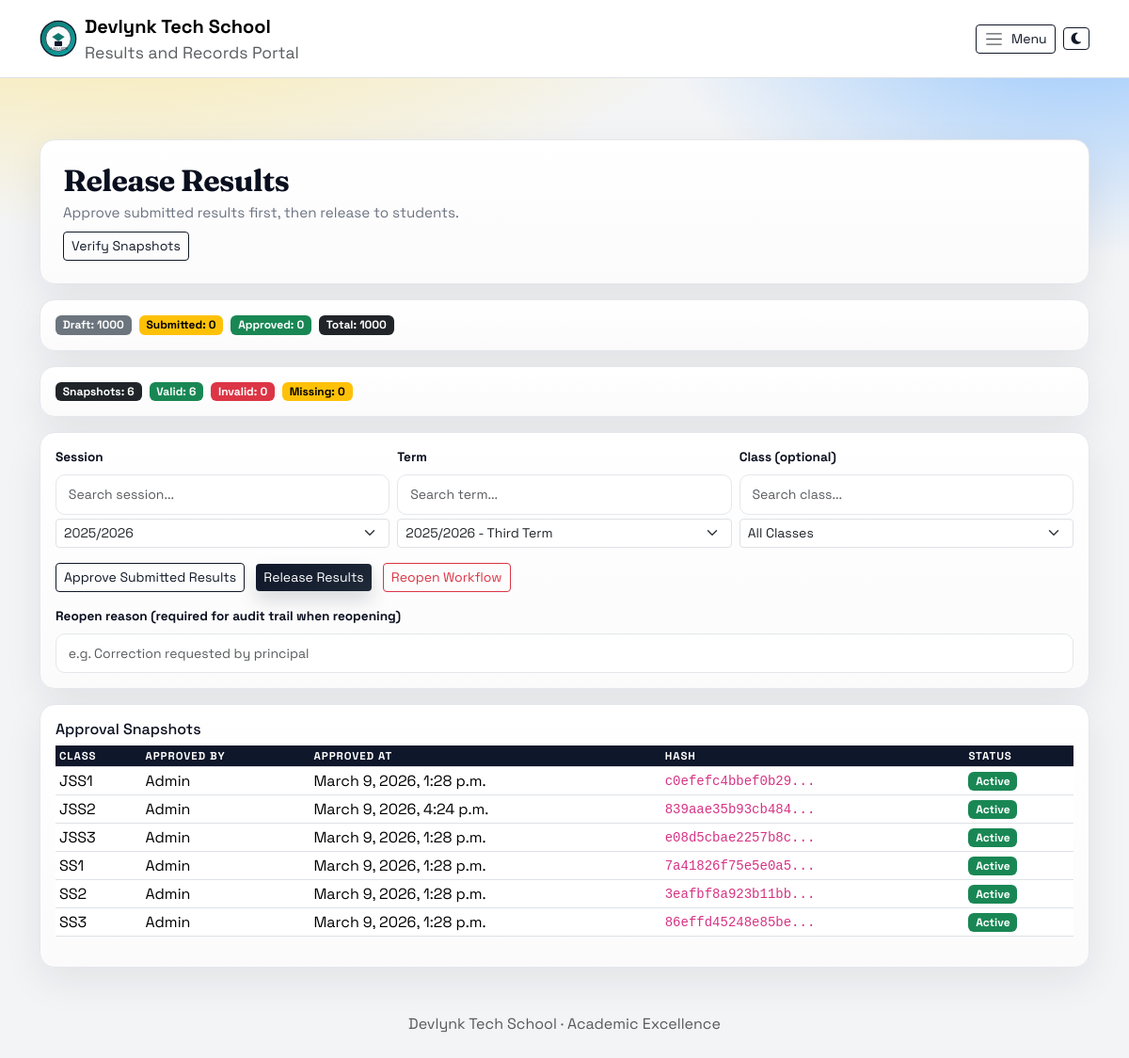
The page /results/release/ (signed in) on the database its author committed.
### accounts/models.py (models this page shows, shortened)
class SchoolBranding(models.Model):
    GRADING_TEMPLATE_CUSTOM = "custom"
    GRADING_TEMPLATE_WAEC = "waec"
    GRADING_TEMPLATE_STRICT = "strict"
    GRADING_TEMPLATE_CHOICES = (
        (GRADING_TEMPLATE_CUSTOM, "Custom"),
        (GRADING_TEMPLATE_WAEC, "WAEC Standard"),
        (GRADING_TEMPLATE_STRICT, "Strict Senior"),
    )
    REPORT_STYLE_CLASSIC = "classic"
    REPORT_STYLE_COMPACT = "compact"
    REPORT_STYLE_CHOICES = (
        (REPORT_STYLE_CLASSIC, "Classic"),
        (REPORT_STYLE_COMPACT, "Compact"),
    )
    PRINT_DENSITY_STANDARD = "standard"
    PRINT_DENSITY_DENSE = "dense"
    PRINT_DENSITY_CHOICES = (
        (PRINT_DENSITY_STANDARD, "Standard"),
        (PRINT_DENSITY_DENSE, "High Density"),
    )
    id = models.AutoField(primary_key=True)
    school_name = models.CharField(max_length=150, default="Al-Waarith Model College")
    school_motto = models.CharField(max_length=200, default="Results and Records Portal")
    school_logo = models.FileField(upload_to="branding/", blank=True, null=True)
    principal_signature_name = models.CharField(max_length=120, default="Principal")
    class_teacher_signature_name = models.CharField(max_length=120, default="Class Teacher")
    principal_signature_file = models.FileField(
        upload_to="branding/signatures/", blank=True, null=True
    )
    class_teacher_signature_file = models.FileField(
        upload_to="branding/signatures/", blank=True, null=True
    )
    grading_template = models.CharField(
        max_length=16, choices=GRADING_TEMPLATE_CHOICES, default=GRADING_TEMPLATE_CUSTOM
    )
    report_template_style = models.CharField(
        max_length=16, choices=REPORT_STYLE_CHOICES, default=REPORT_STYLE_CLASSIC
    )
    report_print_density = models.CharField(
        max_length=16, choices=PRINT_DENSITY_CHOICES, default=PRINT_DENSITY_STANDARD
    )
    result_footer_note = models.CharField(max_length=160, blank=True)
    grade_a_min = models.PositiveSmallIntegerField(default=70)
    grade_b_min = models.PositiveSmallIntegerField(default=60)
    grade_c_min = models.PositiveSmallIntegerField(default=50)
    grade_d_min = models.PositiveSmallIntegerField(default=45)
    pass_mark = models.PositiveSmallIntegerField(default=45)
    promotion_min_attendance_rate = models.FloatField(default=75.0)
    promotion_min_behavior_average = models.FloatField(default=2.5)
    promotion_require_non_cognitive = models.BooleanField(default=True)
    updated_at = models.DateTimeField(auto_now=True)
    class Meta:
        verbose_name = "School Branding"
        verbose_name_plural = "School Branding"
    @classmethod
    def get_solo(cls):
        obj = cls.objects.order_by("id").first()
        if obj:
            return obj
        return cls.objects.create()

class User(AbstractUser):
    id = models.AutoField(primary_key=True)
    is_teacher = models.BooleanField(default=False)
    is_admin = models.BooleanField(default=False)
    is_proprietor = models.BooleanField(default=False)
    is_bursar = models.BooleanField(default=False)
    is_principal = models.BooleanField(default=False)
    teacher_class = models.ForeignKey(
        SchoolClass, on_delete=models.SET_NULL, null=True, blank=True
    )
    analytics_chart_stacked = models.BooleanField(default=False)
    analytics_chart_show_legend = models.BooleanField(default=True)

### results/models.py (models this page shows, shortened)
class ResultSnapshot(models.Model):
    id = models.AutoField(primary_key=True)
    session = models.ForeignKey(AcademicSession, on_delete=models.CASCADE)
    term = models.ForeignKey(Term, on_delete=models.CASCADE)
    school_class = models.ForeignKey(SchoolClass, on_delete=models.CASCADE)
    workflow = models.ForeignKey(
        ResultWorkflow,
        on_delete=models.SET_NULL,
        null=True,
        blank=True,
        related_name="snapshots",
    )
    approved_by = models.ForeignKey(
        settings.AUTH_USER_MODEL,
        on_delete=models.SET_NULL,
        null=True,
        blank=True,
        related_name="result_snapshots_approved",
    )
    approved_at = models.DateTimeField(null=True, blank=True)
    payload = models.JSONField(default=dict, blank=True)
    content_hash = models.CharField(max_length=64)
    signature = models.CharField(max_length=64)
    verified_at = models.DateTimeField(null=True, blank=True)
    invalidated_at = models.DateTimeField(null=True, blank=True)
    invalidated_by = models.ForeignKey(
        settings.AUTH_USER_MODEL,
        on_delete=models.SET_NULL,
        null=True,
        blank=True,
        related_name="result_snapshots_invalidated",
    )
    invalidation_reason = models.CharField(max_length=240, blank=True)
    created_at = models.DateTimeField(auto_now_add=True)
    updated_at = models.DateTimeField(auto_now=True)
    class Meta:
        unique_together = ("session", "term", "school_class")
        ordering = ("school_class__name",)
        indexes = [
            models.Index(fields=("session", "term", "school_class")),
            models.Index(fields=("invalidated_at",)),
        ]

### academics/models.py (models this page shows, shortened)
class SchoolClass(models.Model):
    name = models.CharField(max_length=50)  # JSS1, SS2, etc

### results/views.py (the view, shortened to what this page needs)
# urls.py: path("release/", views.release_results, name="release_results"),
@any_capability_required(CAP_APPROVE_RESULTS, CAP_RELEASE_RESULTS)
def release_results(request):
    sessions = AcademicSession.objects.all().order_by("-id")
    session = get_active_session()
    term = get_active_term(session)
    if request.GET.get("session"):
        session = AcademicSession.objects.filter(id=request.GET.get("session")).first()
        term = get_active_term(session)
    if request.GET.get("term"):
        term = Term.objects.filter(id=request.GET.get("term"), session=session).first()
    class_names = list(SchoolClass.objects.order_by("name").values_list("name", flat=True))
    class_name_lookup = {
        normalize_class_name(name).lower(): name for name in class_names
    }
    selected_class = normalize_class_name(request.GET.get("class_name"))
    summary = {}
    if session and term:
        scoped_results = _scoped_results(session, term, selected_class)
        summary = {
            "total": scoped_results.count(),
            "draft": scoped_results.filter(status=Result.STATUS_DRAFT).count(),
            "submitted": scoped_results.filter(status=Result.STATUS_SUBMITTED).count(),
            "approved": scoped_results.filter(status=Result.STATUS_APPROVED).count(),
        }
    snapshots = []
    snapshot_health = {"total": 0, "valid": 0, "invalid": 0, "missing": 0}
    if session and term:
        snapshots_qs = (
            ResultSnapshot.objects.filter(session=session, term=term)
            .select_related("school_class", "approved_by", "invalidated_by")
            .order_by("school_class__name")
        )
        snapshots = list(snapshots_qs)
        valid_count = 0
        invalid_count = 0
        for row in snapshots:
            is_valid, _, _ = verify_snapshot(row)
            if is_valid:
                valid_count += 1
            else:
                invalid_count += 1
        expected_classes = _classes_from_results(_scoped_results(session, term, selected_class))
        snapshot_class_ids = {
            snap.school_class_id
            for snap in snapshots
            if snap.school_class_id is not None
        }
        missing_count = sum(1 for cls in expected_classes if cls.id not in snapshot_class_ids)
        snapshot_health = {
            "total": len(snapshots),
            "valid": valid_count,
            "invalid": invalid_count,
            "missing": missing_count,
        }
    context = {
        "sessions": sessions,
        "terms": Term.objects.filter(session=session).order_by("order") if session else [],
        "selected_session": session,
        "selected_term": term,
        "selected_class": selected_class,
        "class_names": class_names,
        "summary": summary,
        "snapshots": snapshots,
        "snapshot_health": snapshot_health,
    }
    return render(request, "results/release_results.html", context)

### templates/results/release_results.html (shortened to what this page needs)
{% extends "base.html" %}
{% load static %}
{% block content %}
<div class="waec-card p-4 mb-3">
  <h2 class="waec-title mb-1">Release Results</h2>
  <div class="waec-subtitle">Approve submitted results first, then release to students.</div>
  <div class="mt-2">
    <a class="btn btn-outline-dark btn-sm" href="{% url 'results:snapshot_verification' %}?session={{ selected_session.id }}&term={{ selected_term.id }}">Verify Snapshots</a>
  </div>
</div>
{% if summary %}
<div class="waec-card p-3 mb-3">
  <div class="d-flex gap-2 flex-wrap">
    <span class="badge text-bg-secondary">Draft: {{ summary.draft }}</span>
    <span class="badge text-bg-warning">Submitted: {{ summary.submitted }}</span>
    <span class="badge text-bg-success">Approved: {{ summary.approved }}</span>
    <span class="badge text-bg-dark">Total: {{ summary.total }}</span>
  </div>
</div>
{% endif %}
{% if snapshot_health.total %}
<div class="waec-card p-3 mb-3">
  <div class="d-flex gap-2 flex-wrap">
    <span class="badge text-bg-dark">Snapshots: {{ snapshot_health.total }}</span>
    <span class="badge text-bg-success">Valid: {{ snapshot_health.valid }}</span>
    <span class="badge text-bg-danger">Invalid: {{ snapshot_health.invalid }}</span>
    <span class="badge text-bg-warning">Missing: {{ snapshot_health.missing }}</span>
  </div>
</div>
{% endif %}
<form method="post" class="waec-card p-3">
  <div class="row g-2 align-items-end">
    <div class="col-md-4">
      <label class="form-label">Session</label>
      <input type="text" class="form-control form-control-sm select-search" placeholder="Search session..." data-target="release-session-select">
      <select id="release-session-select" name="session" class="form-select form-select-sm mt-1">
        {% for session in sessions %}
          <option value="{{ session.id }}" {% if selected_session and session.id == selected_session.id %}selected{% endif %}>{{ session.name }}</option>
        {% endfor %}
      </select>
    </div>
    <div class="col-md-4">
      <label class="form-label">Term</label>
      <input type="text" class="form-control form-control-sm select-search" placeholder="Search term..." data-target="release-term-select">
      <select id="release-term-select" name="term" class="form-select form-select-sm mt-1">
        {% for term in terms %}
          <option value="{{ term.id }}" {% if selected_term and term.id == selected_term.id %}selected{% endif %}>{{ term }}</option>
        {% endfor %}
      </select>
    </div>
    <div class="col-md-4">
      <label class="form-label">Class (optional)</label>
      <input type="text" class="form-control form-control-sm select-search" placeholder="Search class..." data-target="release-class-select">
      <select id="release-class-select" name="class_name" class="form-select form-select-sm mt-1">
        <option value="">All Classes</option>
      </select>
    </div>
  </div>
  <div class="mt-3">
    <button class="btn btn-outline-dark btn-sm me-2" name="action" value="approve">Approve Submitted Results</button>
    <button
      class="btn btn-dark btn-sm"
      name="action"
      value="release"
    >
      Release Results
    </button>
    <button class="btn btn-outline-danger btn-sm ms-2" name="action" value="reopen">Reopen Workflow</button>
  </div>
  <div class="mt-3">
    <label class="form-label">Reopen reason (required for audit trail when reopening)</label>
    <input type="text" class="form-control form-control-sm" name="reopen_reason" placeholder="e.g. Correction requested by principal">
  </div>
</form>
{% if snapshots %}
<div class="waec-card p-3 mt-3">
  <h6 class="mb-2">Approval Snapshots</h6>
  <div class="table-responsive">
    <table class="table table-sm waec-table align-middle">
      <thead>
        <tr>
          <th>Class</th>
          <th>Approved By</th>
          <th>Approved At</th>
          <th>Hash</th>
          <th>Status</th>
        </tr>
      </thead>
      <tbody>
        {% for snap in snapshots %}
        <tr>
          <td>{{ snap.school_class.name }}</td>
          <td>{{ snap.approved_by|default:"-" }}</td>
          <td>{{ snap.approved_at|default:"-" }}</td>
          <td><code>{{ snap.content_hash|slice:":16" }}...</code></td>
          <td>
            {% if snap.invalidated_at %}
              <span class="badge text-bg-danger">Invalidated</span>
            {% else %}
              <span class="badge text-bg-success">Active</span>
            {% endif %}
          </td>
        </tr>
        {% endfor %}
      </tbody>
    </table>
  </div>
</div>
{% endif %}
{% endblock %}

### templates/base.html (shortened to what this page needs)
﻿{% load static %}
<!DOCTYPE html>
<html lang="en">
<head>
    <link href="https://cdn.jsdelivr.net/npm/bootstrap@5.3.2/dist/css/bootstrap.min.css" rel="stylesheet">
    <link rel="stylesheet" href="https://cdnjs.cloudflare.com/ajax/libs/font-awesome/6.5.1/css/all.min.css">
    <link href="{% static 'css/app.css' %}" rel="stylesheet">
    {% if page_css_path %}
    <link href="{% static page_css_path %}" rel="stylesheet">
    {% endif %}
</head>
<body>
<nav class="navbar navbar-expand-lg navbar-light bg-white border-bottom fixed-top">
  <div class="container">
    <a class="navbar-brand d-flex align-items-center gap-2" href="{% url 'home' %}">
      <img src="{{ school_logo_url }}" alt="School Badge" width="40" height="40">
      <div>
        <div class="fw-bold">{{ school_name_display }}</div>
        <div class="text-muted small">{{ school_motto_display }}</div>
      </div>
    </a>
    <div class="d-flex align-items-center gap-2 ms-auto">
      <button class="btn btn-outline-dark btn-sm d-inline-flex align-items-center gap-2" type="button" data-bs-toggle="offcanvas" data-bs-target="#sideNav" aria-controls="sideNav">
        <span class="navbar-toggler-icon"></span>
        <span class="d-none d-md-inline">Menu</span>
      </button>
      <button class="btn btn-outline-dark btn-sm d-inline-flex align-items-center gap-2" type="button" id="themeToggle" aria-label="Toggle theme">
        <i class="fa-solid fa-moon" id="themeToggleIcon"></i>
      </button>
    </div>
  </div>
</nav>
<main class="container py-4 page-content">
    {% block content %}{% endblock %}
</main>
<footer class="text-center text-muted py-4">
    {{ school_name_display }} · Academic Excellence
</footer>
</body>
</html>

### rows shown on the page
SchoolBranding: school_name "Devlynk Tech School", school_motto "Results and Records Portal"
ResultSnapshot: school_class.name "JSS1", approved_by "Admin", approved_at "March 9, 2026, 1:28 p.m.", content_hash "c0efefc4bbef0b29", shows "Active"
ResultSnapshot: school_class.name "JSS2", approved_by "Admin", approved_at "March 9, 2026, 4:24 p.m.", content_hash "839aae35b93cb484", shows "Active"
ResultSnapshot: school_class.name "JSS3", approved_by "Admin", approved_at "March 9, 2026, 1:28 p.m.", content_hash "e08d5cbae2257b8c", shows "Active"
ResultSnapshot: school_class.name "SS1", approved_by "Admin", approved_at "March 9, 2026, 1:28 p.m.", content_hash "7a41826f75e5e0a5", shows "Active"
ResultSnapshot: school_class.name "SS2", approved_by "Admin", approved_at "March 9, 2026, 1:28 p.m.", content_hash "3eafbf8a923b11bb", shows "Active"
ResultSnapshot: school_class.name "SS3", approved_by "Admin", approved_at "March 9, 2026, 1:28 p.m.", content_hash "86effd45248e85be", shows "Active"

### other values the page prints
{{ summary.draft }} "1000"
{{ summary.submitted }} "0"
{{ summary.approved }} "0"
{{ summary.total }} "1000"
{{ snapshot_health.total }} "6"
{{ snapshot_health.valid }} "6"
{{ snapshot_health.invalid }} "0"
{{ snapshot_health.missing }} "0"
form field session "2025/2026"
form field term "2025/2026 - Third Term"
